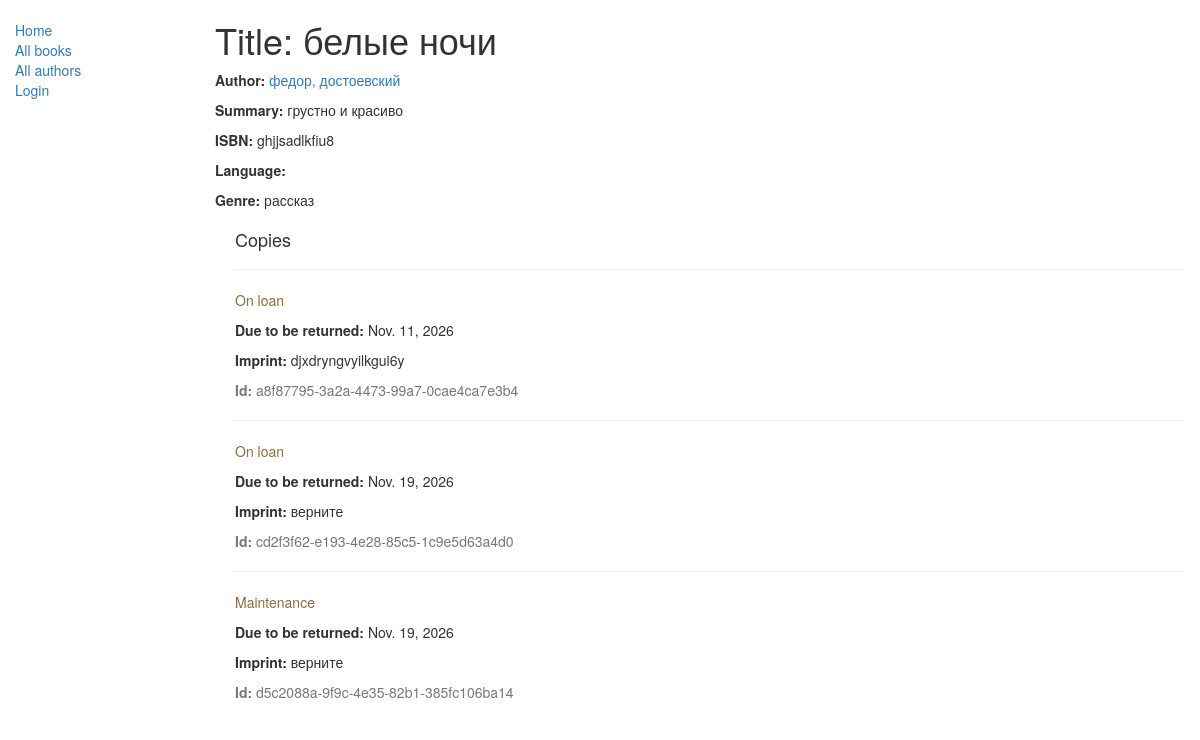
The app's page /catalog/book/4 with its own data.
### catalog/models.py (models this page shows, shortened)
class Book(models.Model):
    title = models.CharField(max_length=200)
    author = models.ForeignKey('Author', on_delete=models.SET_NULL, null=True)
    summary = models.TextField(max_length=1000, help_text="Enter a brief description of the book")
    isbn = models.CharField('ISBN',max_length=13, help_text='13 Character <a href="https://www.isbn-international.org/content/what-isbn">ISBN number</a>')
    genre = models.ManyToManyField(Genre, help_text="Select a genre for this book")
    def display_genre(self):
        """
        Creates a string for the Genre. This is required to display genre in Admin.
        """
        return ', '.join([genre.name for genre in self.genre.all()[:3]])
    display_genre.short_description = 'Genre'

class Author(models.Model):
    first_name = models.CharField(max_length=100)
    last_name = models.CharField(max_length=100)
    date_of_birth = models.DateField(null=True, blank=True)
    date_of_death = models.DateField('Died', null=True, blank=True)
    def __str__(self):
        return '%s, %s' % (self.last_name, self.first_name)

class Genre(models.Model):
    name = models.CharField(max_length=200, help_text="Enter a book genre (e.g. Science Fiction, French Poetry etc.)")
    def __str__(self):
        return self.name

class BookInstance(models.Model):
    title = models.CharField(max_length=200)
    id = models.UUIDField(primary_key=True, default=uuid.uuid4,
                          help_text="Unique ID for this particular book across whole library")
    book = models.ForeignKey('Book', on_delete=models.RESTRICT, null=True)
    imprint = models.CharField(max_length=200)
    due_back = models.DateField(null=True, blank=True)
    borrower = models.ForeignKey(settings.AUTH_USER_MODEL, on_delete=models.SET_NULL, null=True, blank=True)
    class LoanStatus(models.TextChoices):
        MAINTENANCE = 'm', 'Maintenance'
        ON_LOAN = 'o', 'On loan'
        AVAILABLE = 'a', 'Available'
        RESERVED = 'r', 'Reserved'
    status = models.CharField(
        max_length=1,
        choices=LoanStatus,
        blank=True,
        default=LoanStatus.MAINTENANCE,
        help_text='Book availability',
    )
    class Meta:
        ordering = ['due_back']

### catalog/views.py (the view)
# urls.py: path('book/<int:pk>', views.BookDetailView.as_view(), name='book-detail'),
class BookDetailView(generic.DetailView):
    model = Book

### catalog/templates/catalog/book_detail.html (shortened to what this page needs)
{% extends "base_generic.html" %}
{% block content %}
  <h1>Title: {{ book.title }}</h1>
  <p><strong>Author:</strong> <a href="{% url 'author-detail' book.author.pk %}">{{ book.author }}</a></p>
  <p><strong>Summary:</strong> {{ book.summary }}</p>
  <p><strong>ISBN:</strong> {{ book.isbn }}</p>
  <p><strong>Language:</strong> {{ book.language }}</p>
  <p><strong>Genre:</strong> {% for genre in book.genre.all %} {{ genre }}{% if not forloop.last %}, {% endif %}{% endfor %}</p>
  <div style="margin-left:20px;margin-top:20px">
    <h4>Copies</h4>
    {% for copy in book.bookinstance_set.all %}
    <hr>
    <p class="{% if copy.status == 'a' %}text-success{% elif copy.status == 'd' %}text-danger{% else %}text-warning{% endif %}">{{ copy.get_status_display }}</p>
    {% if copy.status != 'a' %}<p><strong>Due to be returned:</strong> {{copy.due_back}}</p>{% endif %}
    <p><strong>Imprint:</strong> {{copy.imprint}}</p>
    <p class="text-muted"><strong>Id:</strong> {{copy.id}}</p>
    {% endfor %}
  </div>
{% endblock %}
{% block sidebar %}
  {{ block.super }}
{% endblock %}

### records on screen
Book: title "белые ночи", author "федор, достоевский", summary "грустно и красиво", isbn "ghjjsadlkfiu8"
Genre: name "рассказ"
BookInstance: status "On loan", due_back "Nov. 11, 2026", imprint "djxdryngvyilkgui6y", id "a8f87795-3a2a-4473-99a7-0cae4ca7e3b4"
BookInstance: status "On loan", due_back "Nov. 19, 2026", imprint "верните", id "cd2f3f62-e193-4e28-85c5-1c9e5d63a4d0"
BookInstance: status "Maintenance", due_back "Nov. 19, 2026", imprint "верните", id "d5c2088a-9f9c-4e35-82b1-385fc106ba14"
